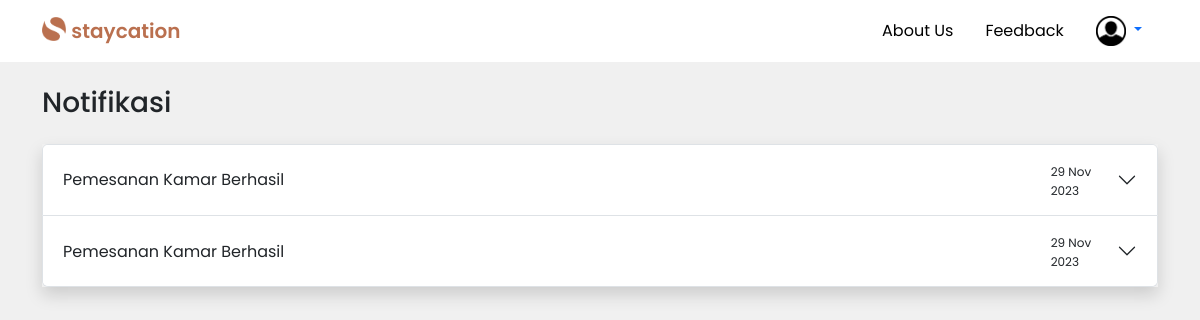
/dashboard/user/notifikasi.php (signed in), run on an earlier commit of the app's database.
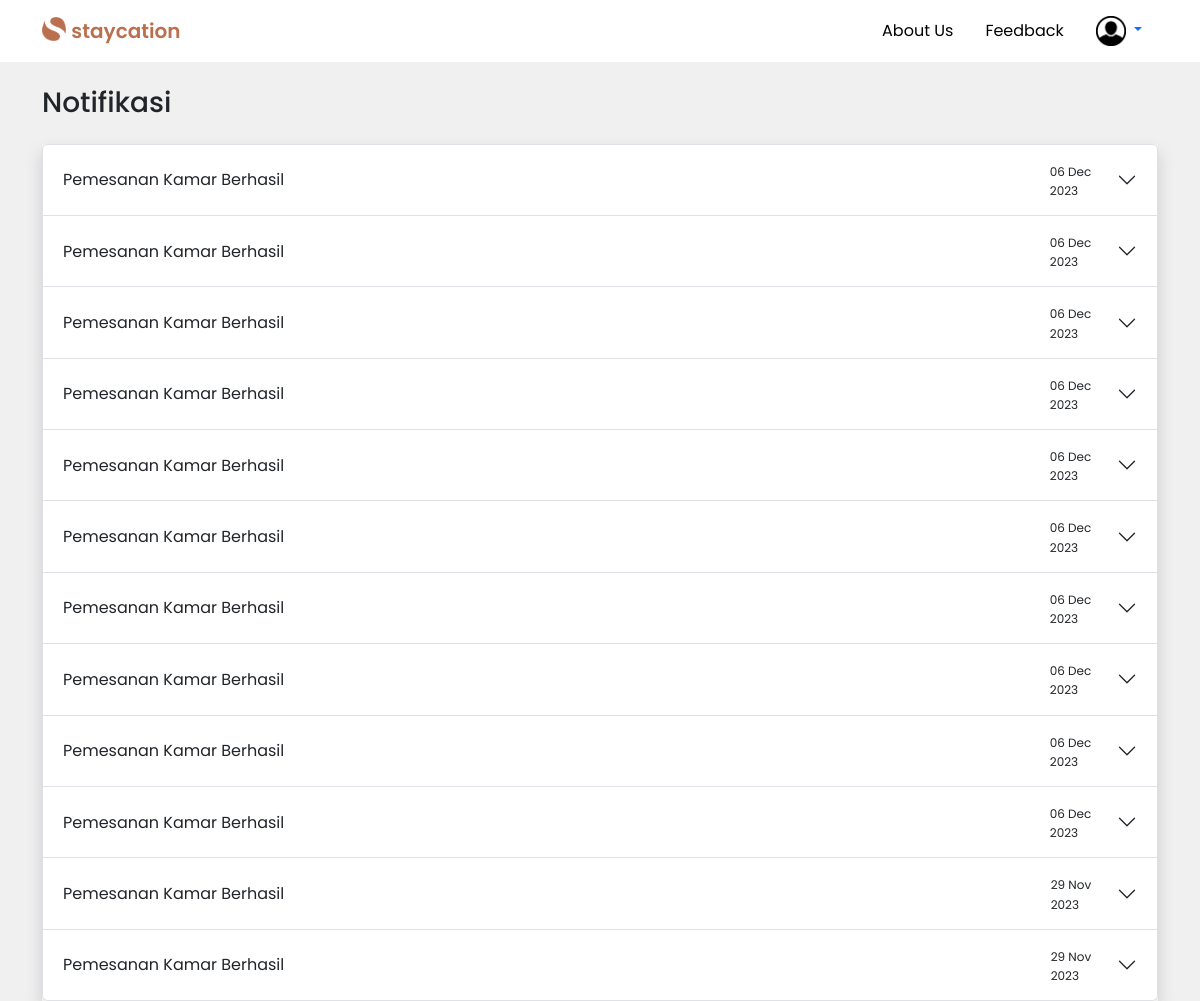
And on a later commit of the database.
### tables this page shows
CREATE TABLE `notifikasi` (
  `ID_NOTIFIKASI` int(11) NOT NULL,
  `ID_HOTEL` int(11) DEFAULT NULL,
  `EMAIL_TAMU` varchar(40) NOT NULL,
  `JUDUL_NOTIF` varchar(30) NOT NULL,
  `PESAN_NOTIF` varchar(200) NOT NULL,
  `TGL_NOTIF` timestamp NOT NULL DEFAULT current_timestamp() ON UPDATE current_timestamp()
);

### dashboard/user/notifikasi.php (the view, shortened to what this page needs)
<?php
    include '../../controller/koneksi.php';
    if (!isset($_SESSION['user_type']) || empty($_SESSION['user_type'])) {
        include '../../partials/header.php';
    } elseif ($_SESSION['user_type'] === 'tamu') {
        include '../../partials/header-login-noindex.php';
    }
    $email = $_SESSION['email'];
?>
<div class="container mt-4">
    <h3>Notifikasi</h3>
    <div class="accordion shadow mt-4" id="accordionNotif">
        <?php
            $query = "SELECT JUDUL_NOTIF, PESAN_NOTIF, TGL_NOTIF FROM `notifikasi` WHERE EMAIL_TAMU = '$email' ORDER BY TGL_NOTIF DESC";
            $result = $koneksi->query($query);
            if ($result->num_rows > 0) {
                $counter = 1;
                while ($row = $result->fetch_assoc()) {
                    $accordionID = 'collapse' . $counter;
        ?>
        <div class="accordion-item">
            <h2 class="accordion-header">
            <button class="accordion-button collapsed" type="button" data-bs-toggle="collapse" data-bs-target="#<?php echo $accordionID; ?>" aria-expanded="false" aria-controls="<?php echo $accordionID; ?>">
                <div class="w-100">
                    <?php echo $row["JUDUL_NOTIF"]; ?>
                </div>
                <div>
                    <span style="font-size: 12px;"><?php echo date('d M Y', strtotime($row["TGL_NOTIF"])); ?> </span>
                </div>
            </button>
            </h2>
        </div>
        <?php
                    $counter++;
                }
            } else {
                echo '<div class="accordion-item">';
                echo '<div class="accordion-header">';
                echo 'Tidak ada notifikasi.';
                echo '</div>';
                echo '</div>';
            }
        ?>
    </div>
</div>
</body>
</html>

What changed in the data, as far as the page shows it:
added notifikasi: JUDUL_NOTIF "Pemesanan Kamar Berhasil", TGL_NOTIF "06 Dec 2023"
added notifikasi: JUDUL_NOTIF "Pemesanan Kamar Berhasil", TGL_NOTIF "06 Dec 2023"
added notifikasi: JUDUL_NOTIF "Pemesanan Kamar Berhasil", TGL_NOTIF "06 Dec 2023"
added notifikasi: JUDUL_NOTIF "Pemesanan Kamar Berhasil", TGL_NOTIF "06 Dec 2023"
added notifikasi: JUDUL_NOTIF "Pemesanan Kamar Berhasil", TGL_NOTIF "06 Dec 2023"
added notifikasi: JUDUL_NOTIF "Pemesanan Kamar Berhasil", TGL_NOTIF "06 Dec 2023"
added notifikasi: JUDUL_NOTIF "Pemesanan Kamar Berhasil", TGL_NOTIF "06 Dec 2023"
added notifikasi: JUDUL_NOTIF "Pemesanan Kamar Berhasil", TGL_NOTIF "06 Dec 2023"
added notifikasi: JUDUL_NOTIF "Pemesanan Kamar Berhasil", TGL_NOTIF "06 Dec 2023"
added notifikasi: JUDUL_NOTIF "Pemesanan Kamar Berhasil", TGL_NOTIF "06 Dec 2023"
